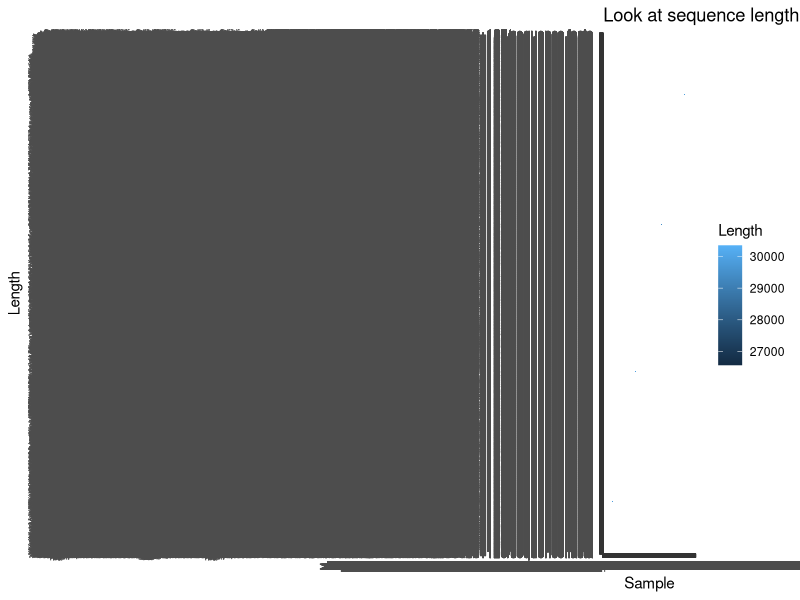

Write the R code that produced this figure.
suppressPackageStartupMessages(
  {
    require(ggplot2)
  })

setwd("~/src/Work/UT/")

seq_lengths.l <- read.csv("Data/sequence_lenths.tsv", sep="\t")
seq_lengths.df <- setNames(data.frame(seq_lengths.l),  c("Sample", "Length")) 

### Visualize the structure of the data
ggplot(data=seq_lengths.df, aes(Sample, Sample, fill=Length)) +
  geom_tile() +
  labs(title = "Look at sequence length",
       x = "Sample",
       y = "Length")
